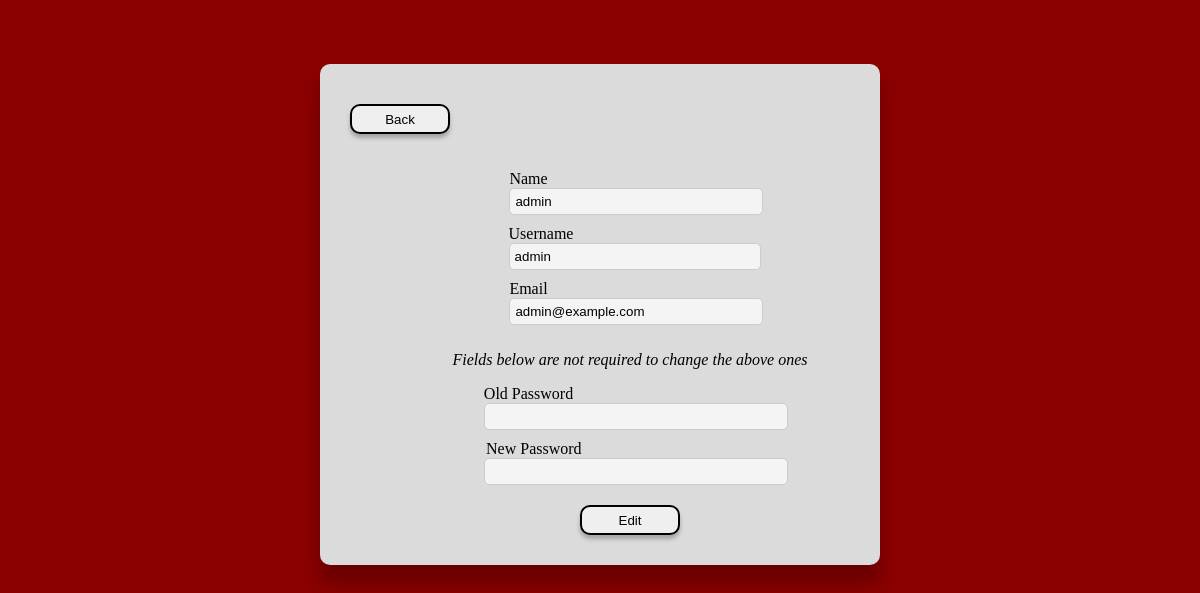
The page /pages/edit_profile.php (signed in) on the database its author committed.
### tables this page shows
CREATE TABLE user(
    id INTEGER PRIMARY KEY,
    name VARCHAR(50) NOT NULL,
    username VARCHAR(50) UNIQUE NOT NULL,
    email VARCHAR(50) UNIQUE NOT NULL,
    password VARCHAR(255) NOT NULL,
    role VARCHAR(10) CHECK(role = 'client' or role = 'agent' or role = 'admin') NOT NULL,
    department_id INTEGER,
    FOREIGN KEY (department_id) REFERENCES department(id)
);

### utils/functions.php (called while the page is built, shortened)
<?php
function searchUser($id){
    $db = getDatabaseConnection();
    $stmt = $db->prepare('SELECT * FROM user WHERE id = ?');
    $stmt->execute(array($id));
    return $stmt->fetch();
}
?>

### pages/edit_profile.php (the view, shortened to what this page needs)
<?php
require_once('../utils/functions.php');
$user = searchUser($_SESSION["user_id"]);
?>
<!DOCTYPE html>
<html lang="en-US">
<link rel="stylesheet" href="../css/form.css">
   <head>
   </head>
    <body>
        <div class="box">
            <div class="buttons">
                <div class="profile">
                <button onclick="sendDataUser('<?php echo $user['username'] ?>')">Back</button>
                </div>
                <br>
            </div>
            <br>
            <div class="content">
                <form method="post">
                    <div>
                        <label for="name">Name</label>
                        <input type="name" id= "name" name = "name" value=<?php echo $user["name"]?>>
                    </div>
                    <div class="username">
                        <label for="username">Username</label>
                        <input type="username" id= "username" name = "username" value=<?php echo $user["username"]?>>
                    </div>
                    <div>
                        <label for="email">Email</label>
                        <input type="email" id= "email" name = "email" value=<?php echo $user["email"]?>>
                    </div>
                    <p><em>Fields below are not required to change the above ones</em></p>
                    <div>
                        <label for="old_password">Old Password</label>
                        <input type="password" id= "old_password" name = "old_password">
                    </div>
                    <div class="new_password">
                        <label for="new_password">New Password</label>
                        <input type="password" id= "new_password" name = "new_password">
                    </div>
                    <button>Edit</button>
                </form>
            </div>
        </div>
   </body>
</html>

### css/form.css (style rules this page uses)
body { background-color: darkred; }
.box { background-color: #dbdbdb; box-shadow: 0px 18px 18px rgba(0,0,0,0.25); max-width: 500px; width:100%; margin : 4em auto; padding : 30px; border-radius: 10px; }
form { display: flex; flex-direction: column; align-items: center; }
.content { margin-left: 60px; }
label { text-align: right; padding-right: 10px; }
p { text-align: center; justify-content: center; }
form input { padding: 5px; width: 100%; border-radius: 5px; border: 1px solid #ccc; }
#name { border-radius: 5px; background-color: rgba(255, 255, 255, 0.7); border: solid 1px #ccc; margin-bottom: 10px; }
#username { border-radius: 5px; background-color: rgba(255, 255, 255, 0.7); border:solid 1px #ccc; margin-bottom: 10px; width: 89.7% }
.username { margin-left: 25px; }
#email { border-radius: 5px; background-color: rgba(255, 255, 255, 0.7); border: solid 1px #ccc; margin-bottom: 10px; }
#new_password { border-radius: 5px; background-color: rgba(255, 255, 255, 0.7); border: solid 1px #ccc; margin-bottom: 10px; margin-left: -2px; width: 98.5%; }
.new_password { margin-left: 8.7px; }
#old_password { border-radius: 5px; background-color: rgba(255, 255, 255, 0.7); border: solid 1px #ccc; margin-bottom: 10px; }
button { margin-top: 10px; border-radius: 10px; border:solid 2px black; box-shadow: 0px 4px 4px rgba(0,0,0,0.25); width:100px; height:30px; }

### rows shown on the page
user: name "admin", username "admin", email "admin@example.com"
